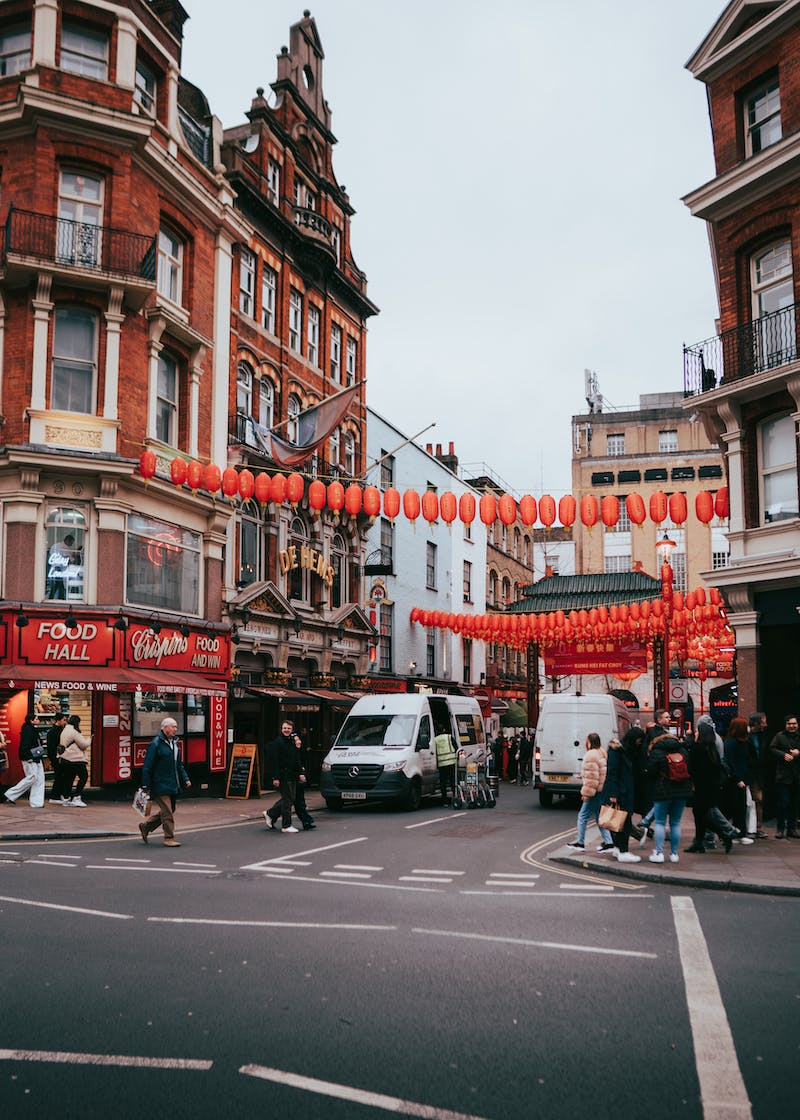
#> input picture input.png, 800 x 1120 px
$ python p5.py
#> lines starting #> are read from the running program, lines starting #| are printed output that depends on the picture
import cv2
import numpy as np

# Reading the input image
img = cv2.imread('input.png', 0)
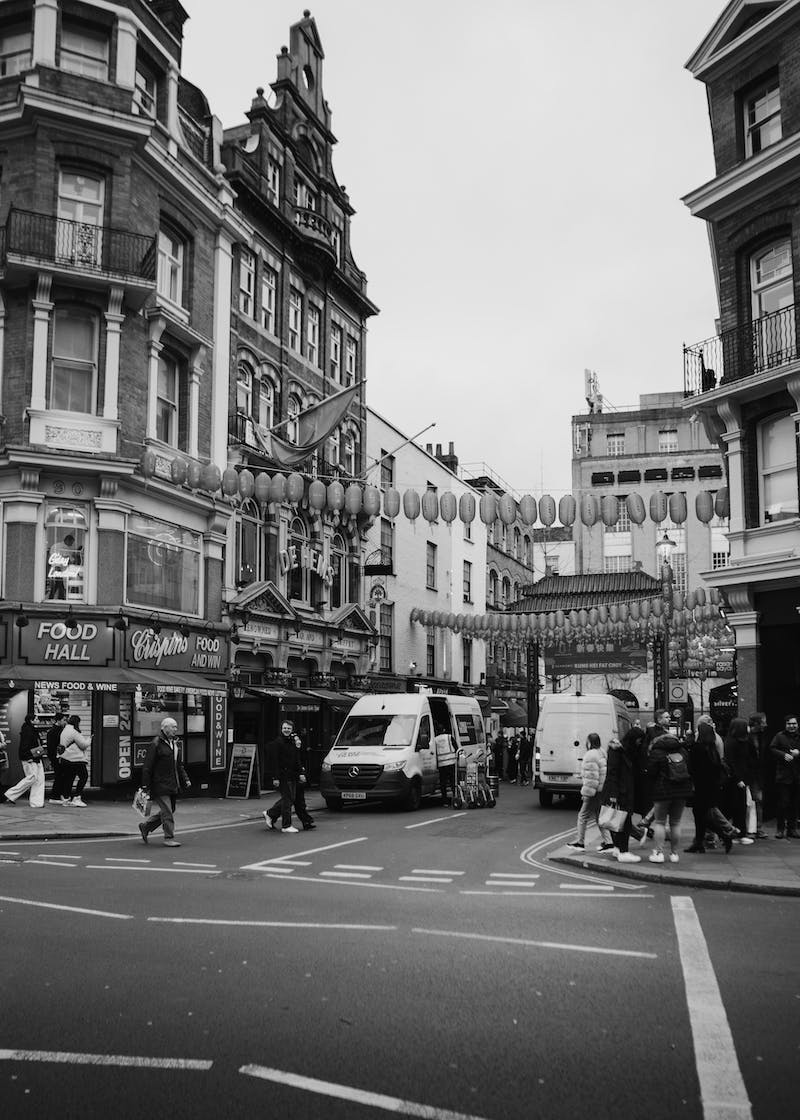
#> img: shape (1120, 800); min 0, max 255, mean 115.7

# Check if the image is read successfully
if img is None:
    print("Error: Unable to read the image.")
    exit()

# Taking a matrix of size 5 as the kernel
kernel = np.ones((3, 3), np.uint8)

# The first parameter is the original image,
# kernel is the matrix with which the image is
# convolved, and the third parameter is the number
# of iterations, which will determine how much
# you want to erode/dilate a given image.
img_erosion = cv2.erode(img, kernel, iterations=1)
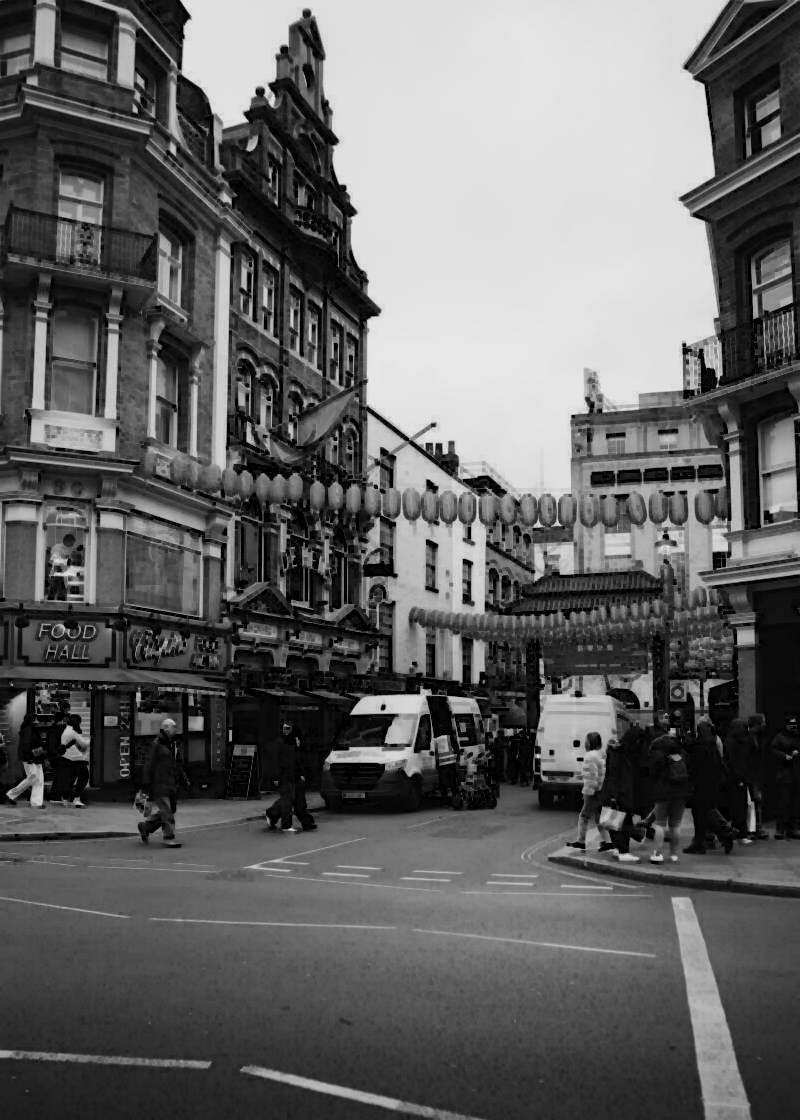
#> img_erosion: shape (1120, 800); min 0, max 232, mean 100.4
img_dilation = cv2.dilate(img, kernel, iterations=1)
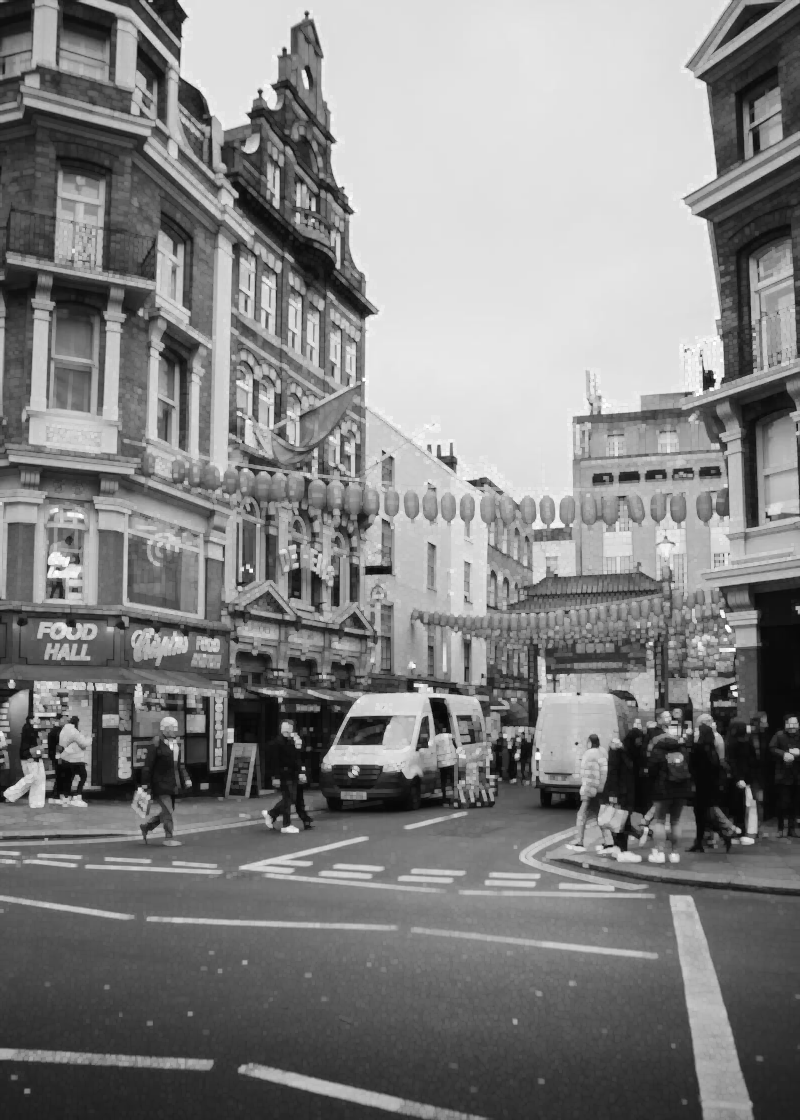
#> img_dilation: shape (1120, 800); min 7, max 255, mean 130.7

cv2.imshow('Input', img)
cv2.imshow('Erosion', img_erosion)
cv2.imshow('Dilation', img_dilation)

# Wait for a key press and close all windows on key press
cv2.waitKey(0)
cv2.destroyAllWindows()
